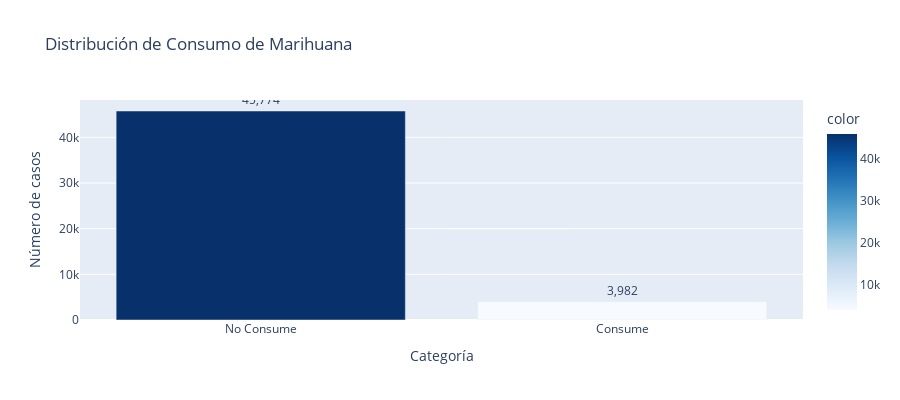
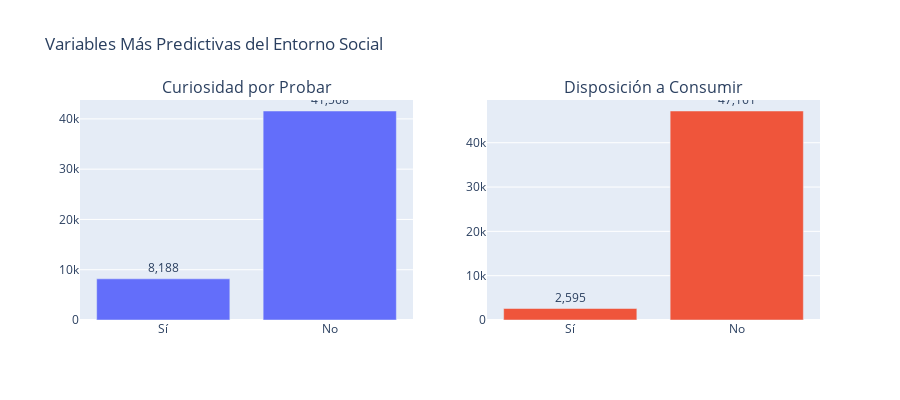
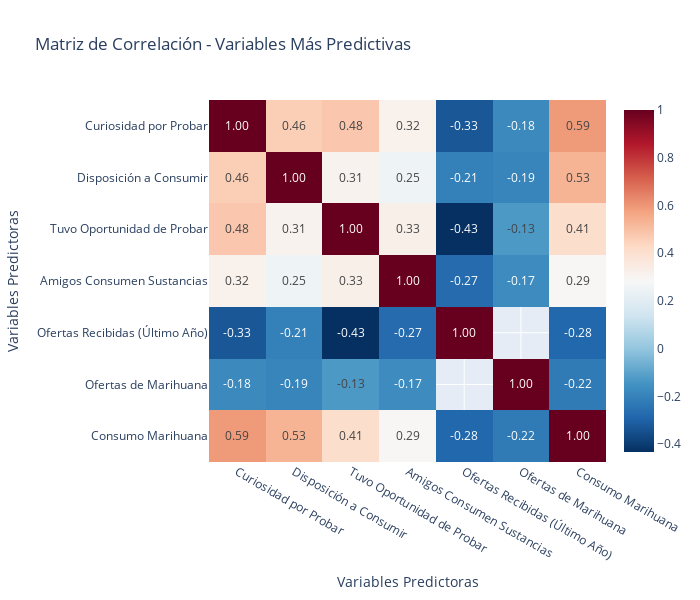
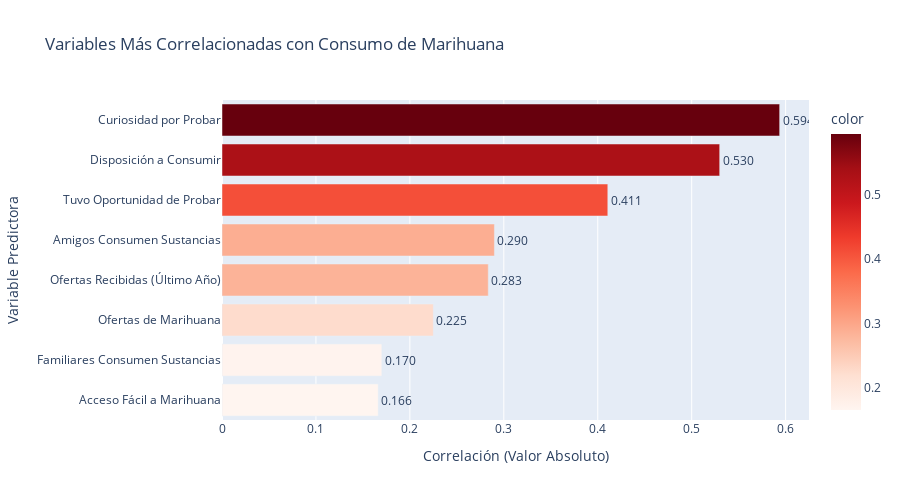

Source (notebook cell) for these figures, in order:
### Markdown cell above
## 7. Visualización exploratoria básica

### Code cell
# Visualización exploratoria básica (usando plotly como el profesor)
print("Visualización exploratoria básica")
print("=" * 40)

# 1. Distribución de la variable objetivo
fig_target = px.bar(
    x=['No Consume', 'Consume'], 
    y=[len(y) - y.sum(), y.sum()],
    title=f'Distribución de {get_readable_name(target_variable)}',
    labels={'x': 'Categoría', 'y': 'Número de casos'},
    color=[len(y) - y.sum(), y.sum()],
    color_continuous_scale='Blues',
    text=[f'{len(y) - y.sum():,}', f'{y.sum():,}']
)

fig_target.update_traces(textposition='outside')
fig_target.update_layout(height=400, showlegend=False)
fig_target.show()

# 2. Análisis de variables categóricas más importantes
if 'correlations_sorted' in globals() and len(correlation_vars) >= 2:
    # Seleccionar las 2 variables categóricas más correlacionadas
    top_categorical = correlations_sorted.head(3).index.tolist()
    
    # Filtrar solo variables categóricas para el gráfico
    categorical_vars_binary = [var for var in top_categorical if '_binary' in var][:2]
    
    if len(categorical_vars_binary) >= 2:
        # Crear gráfico para variables categóricas top
        fig_cat = make_subplots(
            rows=1, cols=2,
            subplot_titles=[get_readable_name(var.replace('_binary', '')) for var in categorical_vars_binary]
        )
        
        for i, var in enumerate(categorical_vars_binary):
            original_var = var.replace('_binary', '')
            if original_var in df_clean.columns:
                counts = df_clean[original_var].value_counts().sort_index()
                
                # Crear etiquetas más legibles para los valores
                labels = []
                for idx in counts.index:
                    if idx == 1:
                        labels.append('Sí')
                    elif idx == 2:
                        labels.append('No')
                    elif idx == 9:
                        labels.append('No sabe')
                    else:
                        labels.append(str(idx))
                
                fig_cat.add_trace(
                    go.Bar(
                        x=labels, 
                        y=counts.values, 
                        name=get_readable_name(original_var),
                        text=[f'{v:,}' for v in counts.values],
                        textposition='outside'
                    ),
                    row=1, col=i+1
                )
        
        fig_cat.update_layout(
            title_text="Variables Más Predictivas del Entorno Social",
            height=400,
            showlegend=False
        )
        fig_cat.show()

# 3. Matriz de correlación básica (solo top variables)
if 'correlations_sorted' in globals() and len(correlation_vars) >= 3:
    # Seleccionar top 6 variables para matriz de correlación
    top_vars = correlations_sorted.head(6).index.tolist()
    top_vars.append('target_binary')
    
    # Crear matriz de correlación
    corr_matrix = df_corr[top_vars].corr()
    
    # Crear etiquetas legibles para la matriz
    readable_labels = []
    for var in corr_matrix.columns:
        if var == 'target_binary':
            readable_labels.append('Consumo Marihuana')
        else:
            clean_var = var.replace('_binary', '')
            readable_labels.append(get_readable_name(clean_var))
    
    # Crear gráfico con nombres legibles
    fig_corr = px.imshow(
        corr_matrix,
        x=readable_labels,
        y=readable_labels,
        title='Matriz de Correlación - Variables Más Predictivas',
        color_continuous_scale='RdBu_r',
        aspect='auto',
        text_auto='.2f'
    )
    
    fig_corr.update_layout(
        height=600, 
        width=700,
        xaxis_title="Variables Predictoras",
        yaxis_title="Variables Predictoras"
    )
    fig_corr.show()

# 4. Gráfico de barras con correlaciones top
if 'correlations_sorted' in globals():
    top_corr = correlations_sorted.head(8)
    
    # Crear nombres legibles para correlaciones
    readable_names = []
    correlations_values = []
    
    for var, corr in top_corr.items():
        clean_var = var.replace('_binary', '')
        readable_names.append(get_readable_name(clean_var))
        correlations_values.append(corr)
    
    fig_corr_bar = px.bar(
        x=correlations_values,
        y=readable_names,
        title='Variables Más Correlacionadas con Consumo de Marihuana',
        labels={'x': 'Correlación (Valor Absoluto)', 'y': 'Variable Predictora'},
        color=correlations_values,
        color_continuous_scale='Reds',
        orientation='h',
        text=[f'{v:.3f}' for v in correlations_values]
    )
    
    fig_corr_bar.update_traces(textposition='outside')
    fig_corr_bar.update_layout(
        height=500,
        showlegend=False,
        yaxis={'categoryorder': 'total ascending'}
    )
    fig_corr_bar.show()

print("Visualizaciones básicas completadas")
print("Todas las gráficas usan nombres legibles y entendibles")
print("Análisis más detallado se realizará en próximos commits")

### Figure 1 — Plotly figure (JSON) as saved in the notebook; plotly's stock layout.template omitted (floating-point values rounded to 4 significant figures)
{"data": [{"hovertemplate": "Categoría=%{x}<br>Número de casos=%{y}<br>text=%{text}<br>color=%{marker.color}<extra></extra>", "legendgroup": "", "marker": {"color": [45774, 3982], "coloraxis": "coloraxis", "pattern": {"shape": ""}}, "name": "", "orientation": "v", "showlegend": false, "text": ["45,774", "3,982"], "textposition": "outside", "type": "bar", "x": ["No Consume", "Consume"], "xaxis": "x", "y": [45774, 3982], "yaxis": "y"}], "layout": {"barmode": "relative", "coloraxis": {"colorbar": {"title": {"text": "color"}}, "colorscale": [[0, "rgb(247,251,255)"], [0.125, "rgb(222,235,247)"], [0.25, "rgb(198,219,239)"], [0.375, "rgb(158,202,225)"], [0.5, "rgb(107,174,214)"], [0.625, "rgb(66,146,198)"], [0.75, "rgb(33,113,181)"], [0.875, "rgb(8,81,156)"], [1, "rgb(8,48,107)"]]}, "height": 400, "legend": {"tracegroupgap": 0}, "showlegend": false, "title": {"text": "Distribución de Consumo de Marihuana"}, "xaxis": {"anchor": "y", "domain": [0, 1], "title": {"text": "Categoría"}}, "yaxis": {"anchor": "x", "domain": [0, 1], "title": {"text": "Número de casos"}}}}

### Figure 2 — Plotly figure (JSON) as saved in the notebook; plotly's stock layout.template omitted (floating-point values rounded to 4 significant figures)
{"data": [{"name": "Curiosidad por Probar", "text": ["8,188", "41,568"], "textposition": "outside", "type": "bar", "x": ["Sí", "No"], "xaxis": "x", "y": [8188, 41568], "yaxis": "y"}, {"name": "Disposición a Consumir", "text": ["2,595", "47,161"], "textposition": "outside", "type": "bar", "x": ["Sí", "No"], "xaxis": "x2", "y": [2595, 47161], "yaxis": "y2"}], "layout": {"annotations": [{"font": {"size": 16}, "showarrow": false, "text": "Curiosidad por Probar", "x": 0.225, "xanchor": "center", "xref": "paper", "y": 1, "yanchor": "bottom", "yref": "paper"}, {"font": {"size": 16}, "showarrow": false, "text": "Disposición a Consumir", "x": 0.775, "xanchor": "center", "xref": "paper", "y": 1, "yanchor": "bottom", "yref": "paper"}], "height": 400, "showlegend": false, "title": {"text": "Variables Más Predictivas del Entorno Social"}, "xaxis": {"anchor": "y", "domain": [0, 0.45]}, "xaxis2": {"anchor": "y2", "domain": [0.55, 1]}, "yaxis": {"anchor": "x", "domain": [0, 1]}, "yaxis2": {"anchor": "x2", "domain": [0, 1]}}}

### Figure 3 — Plotly figure (JSON) as saved in the notebook; plotly's stock layout.template omitted (floating-point values rounded to 4 significant figures)
{"data": [{"coloraxis": "coloraxis", "hovertemplate": "x: %{x}<br>y: %{y}<br>color: %{z}<extra></extra>", "name": "0", "texttemplate": "%{z:.2f}", "type": "heatmap", "x": ["Curiosidad por Probar", "Disposición a Consumir", "Tuvo Oportunidad de Probar", "Amigos Consumen Sustancias", "Ofertas Recibidas (Último Año)", "Ofertas de Marihuana", "Consumo Marihuana"], "xaxis": "x", "y": ["Curiosidad por Probar", "Disposición a Consumir", "Tuvo Oportunidad de Probar", "Amigos Consumen Sustancias", "Ofertas Recibidas (Último Año)", "Ofertas de Marihuana", "Consumo Marihuana"], "yaxis": "y", "z": [[1.0, 0.4622, 0.4818, 0.3151, -0.329, -0.177, 0.5936], [0.4622, 1.0, 0.3116, 0.251, -0.208, -0.1921, 0.5298], [0.4818, 0.3116, 1.0, 0.3257, -0.4329, -0.1294, 0.4107], [0.3151, 0.251, 0.3257, 1.0, -0.2744, -0.169, 0.29], [-0.329, -0.208, -0.4329, -0.2744, 1.0, NaN, -0.2834], [-0.177, -0.1921, -0.1294, -0.169, NaN, 1.0, -0.225], [0.5936, 0.5298, 0.4107, 0.29, -0.2834, -0.225, 1.0]]}], "layout": {"coloraxis": {"colorscale": [[0, "rgb(5,48,97)"], [0.1, "rgb(33,102,172)"], [0.2, "rgb(67,147,195)"], [0.3, "rgb(146,197,222)"], [0.4, "rgb(209,229,240)"], [0.5, "rgb(247,247,247)"], [0.6, "rgb(253,219,199)"], [0.7, "rgb(244,165,130)"], [0.8, "rgb(214,96,77)"], [0.9, "rgb(178,24,43)"], [1, "rgb(103,0,31)"]]}, "height": 600, "title": {"text": "Matriz de Correlación - Variables Más Predictivas"}, "width": 700, "xaxis": {"anchor": "y", "domain": [0, 1], "title": {"text": "Variables Predictoras"}}, "yaxis": {"anchor": "x", "autorange": "reversed", "domain": [0, 1], "title": {"text": "Variables Predictoras"}}}}

### Figure 4 — Plotly figure (JSON) as saved in the notebook; plotly's stock layout.template omitted (floating-point values rounded to 4 significant figures)
{"data": [{"hovertemplate": "Correlación (Valor Absoluto)=%{x}<br>Variable Predictora=%{y}<br>text=%{text}<br>color=%{marker.color}<extra></extra>", "legendgroup": "", "marker": {"color": [0.5936, 0.5298, 0.4107, 0.29, 0.2834, 0.225, 0.1701, 0.1663], "coloraxis": "coloraxis", "pattern": {"shape": ""}}, "name": "", "orientation": "h", "showlegend": false, "text": ["0.594", "0.530", "0.411", "0.290", "0.283", "0.225", "0.170", "0.166"], "textposition": "outside", "type": "bar", "x": [0.5936, 0.5298, 0.4107, 0.29, 0.2834, 0.225, 0.1701, 0.1663], "xaxis": "x", "y": ["Curiosidad por Probar", "Disposición a Consumir", "Tuvo Oportunidad de Probar", "Amigos Consumen Sustancias", "Ofertas Recibidas (Último Año)", "Ofertas de Marihuana", "Familiares Consumen Sustancias", "Acceso Fácil a Marihuana"], "yaxis": "y"}], "layout": {"barmode": "relative", "coloraxis": {"colorbar": {"title": {"text": "color"}}, "colorscale": [[0, "rgb(255,245,240)"], [0.125, "rgb(254,224,210)"], [0.25, "rgb(252,187,161)"], [0.375, "rgb(252,146,114)"], [0.5, "rgb(251,106,74)"], [0.625, "rgb(239,59,44)"], [0.75, "rgb(203,24,29)"], [0.875, "rgb(165,15,21)"], [1, "rgb(103,0,13)"]]}, "height": 500, "legend": {"tracegroupgap": 0}, "showlegend": false, "title": {"text": "Variables Más Correlacionadas con Consumo de Marihuana"}, "xaxis": {"anchor": "y", "domain": [0, 1], "title": {"text": "Correlación (Valor Absoluto)"}}, "yaxis": {"anchor": "x", "categoryorder": "total ascending", "domain": [0, 1], "title": {"text": "Variable Predictora"}}}}
